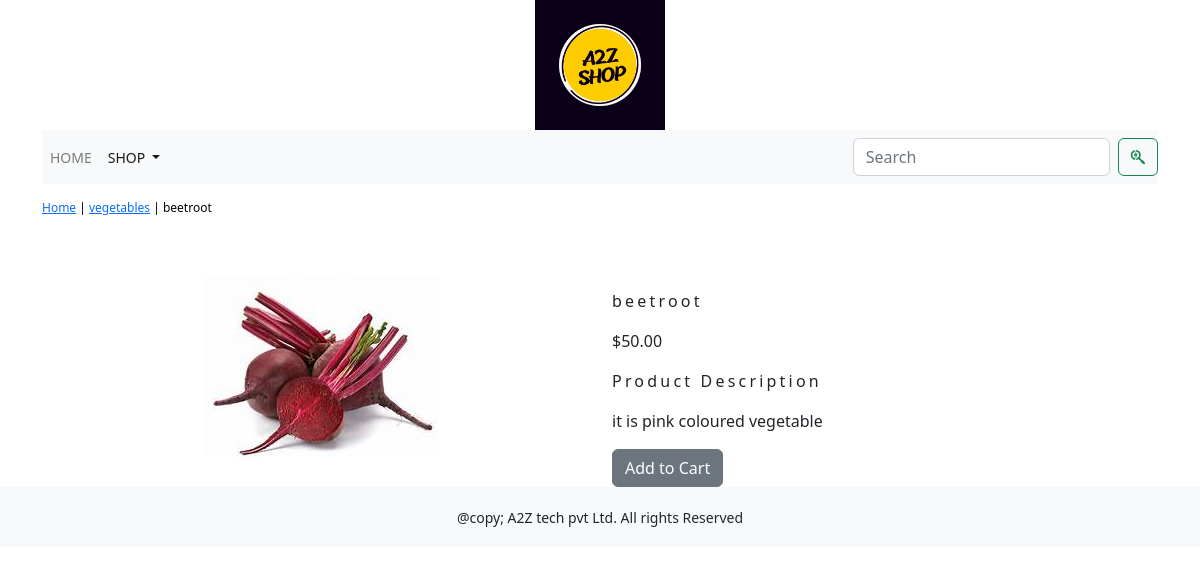
The app's page /shop/vegetables/beetroot/ with its own data.
### shop/models.py (models this page shows, shortened)
class Product(models.Model):
    name=models.CharField(max_length=250,unique=True)
    slug=models.SlugField(max_length=250,unique=True)
    description=models.TextField(blank=True)
    price=models.DecimalField(max_digits=10,decimal_places=2)
    category=models.ForeignKey(Category,on_delete=models.CASCADE)
    image = models.ImageField(upload_to='product', blank=True)
    stock=models.IntegerField()
    available=models.BooleanField(default=True)
    created=models.DateTimeField(auto_now_add=True)
    updated=models.DateTimeField(auto_now=True)
    class Meta:
        ordering = ('name',)
        verbose_name = 'product'
        verbose_name_plural = ('products')

class Category(models.Model):
    name=models.CharField(max_length=250,unique=True)
    slug=models.SlugField(max_length=250,unique=True)
    description=models.TextField(blank=True)
    image=models.ImageField(upload_to='category',blank=True)
    class Meta:
        ordering=('name',)
        verbose_name='category'
        verbose_name_plural=('categories')
    def get_url(self):
        return reverse('shop:products_by_category',args=[self.slug])
    def __str__(self):
        return '{}'.format(self.name)

### shop/views.py (the view)
# urls.py: path('<slug:c_slug>/<slug:product_slug>/',views.proDetail,name='prodCatdetail')
def proDetail(request,c_slug,product_slug):
    try:
        product=Product.objects.get(category__slug=c_slug,slug=product_slug)
    except Exception as e:
        raise e
    return render(request,'product.html',{'product':product})

### cart/context_processors.py (called while the page is built)
def counter(request):
    item_count=0
    if 'admin' in request.path:
        return {}
    else:
        try:
            cart=Cart.objects.filter(cart_id=_cart_id(request))
            car_items=CartItem.objects.all().filter(cart=cart[:1])
            for cart_item in car_items:
                item_count += cart_item.quantity
        except Cart.DoesNotExist:
            item_count=0
    return dict(item_count=item_count)

### cart/views.py (called while the page is built)
def _cart_id(request):
    cart=request.session.session_key
    if not cart:
        cart=request.session.create()
    return cart

### shop/context_processors.py (called while the page is built)
def menu_links(request):
    links=Category.objects.all()
    return dict(links=links)

### templates/product.html (shortened to what this page needs)
{% extends 'base.html' %}
{% load static %}
{% block content %}
<div class="row my_prod_row_class">
    <div class="mx_auto">
        <p><a href="{% url 'shop:allProdCat' %}">Home</a> | <a href="{{product.category.get_url}}">{{product.category}}</a> | {{product.name}} </p>
    </div>
</div>
<div class="container">
<br>
<div class="row">
    <div class="col-12 col-sm-12 col-md-12 col-lg-6 text-center">
        <div style="min-width:18rem">
            <img src="{{product.image.url}}" alt="{{product.name}}">
        </div>
    </div>
        <div class="col-12 col-sm-12 col-md-12 col-lg-6">
            <div>
            <h1 class="my_prod_title">{{product.name}}</h1>
            <p>${{product.price}}</p>
            <p class="my_title">Product Description</p>
            <p class="text-justify my-prod-text">{{product.description}}</p>
            {% if product.stock <= 0 %}
            <p class="text-justify my_prod_text"><b>Out of stock</b></p>
            {% else %}
            <a class="btn btn-secondary" href="{% url 'cart:add_cart' product.id %}">Add to Cart</a>
            {% endif %}
        </div>
    </div>
    </div>
</div>
{% endblock %}

### static/css/custom.css (style rules this page uses)
.my_title { font-size:16px; text_transform:uppercase; letter-spacing:.2em; }
.my_prod_row_class { padding-top:15px; padding-bottom:20px; }
.my_prod_row_class .mx_auto { color:#000; font-size:12px; text-decoration:none; }
.my_prod_title { font-size:16px; text_transform:uppercase; letter-spacing:.2em; padding-top:15px; padding-bottom:10px; }

### records on screen
Product: category "vegetables", name "beetroot", image (picture), price "50.00", description "it is pink coloured vegetable"
